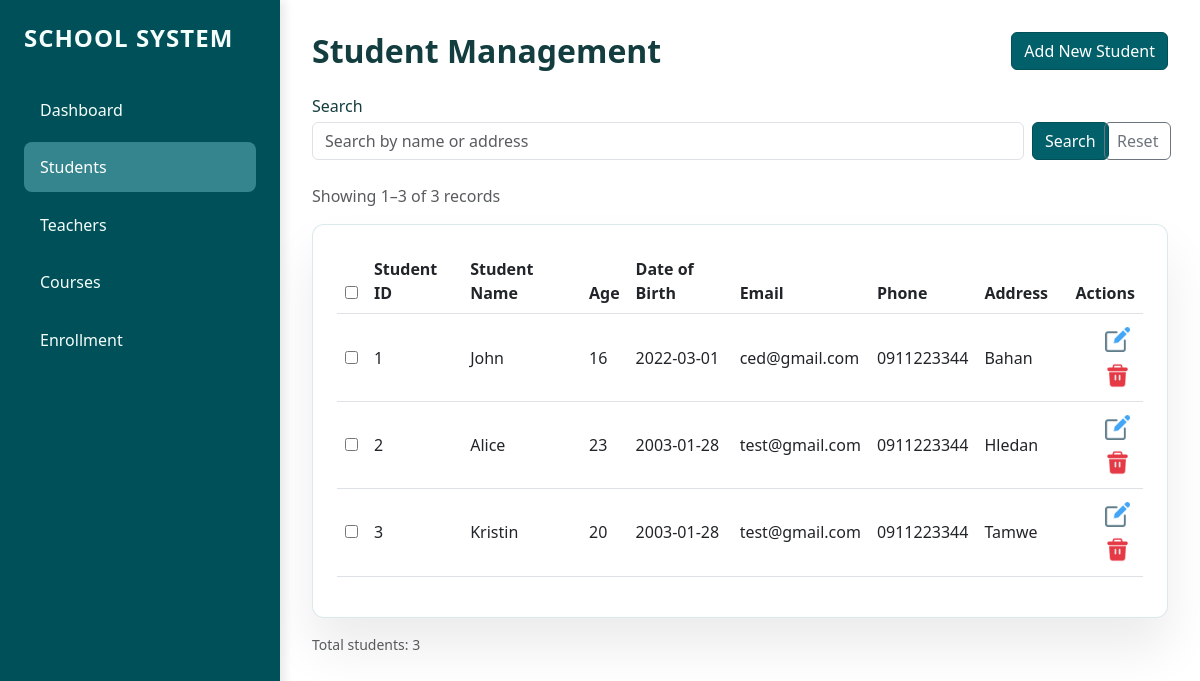
The app's page /students, older data.
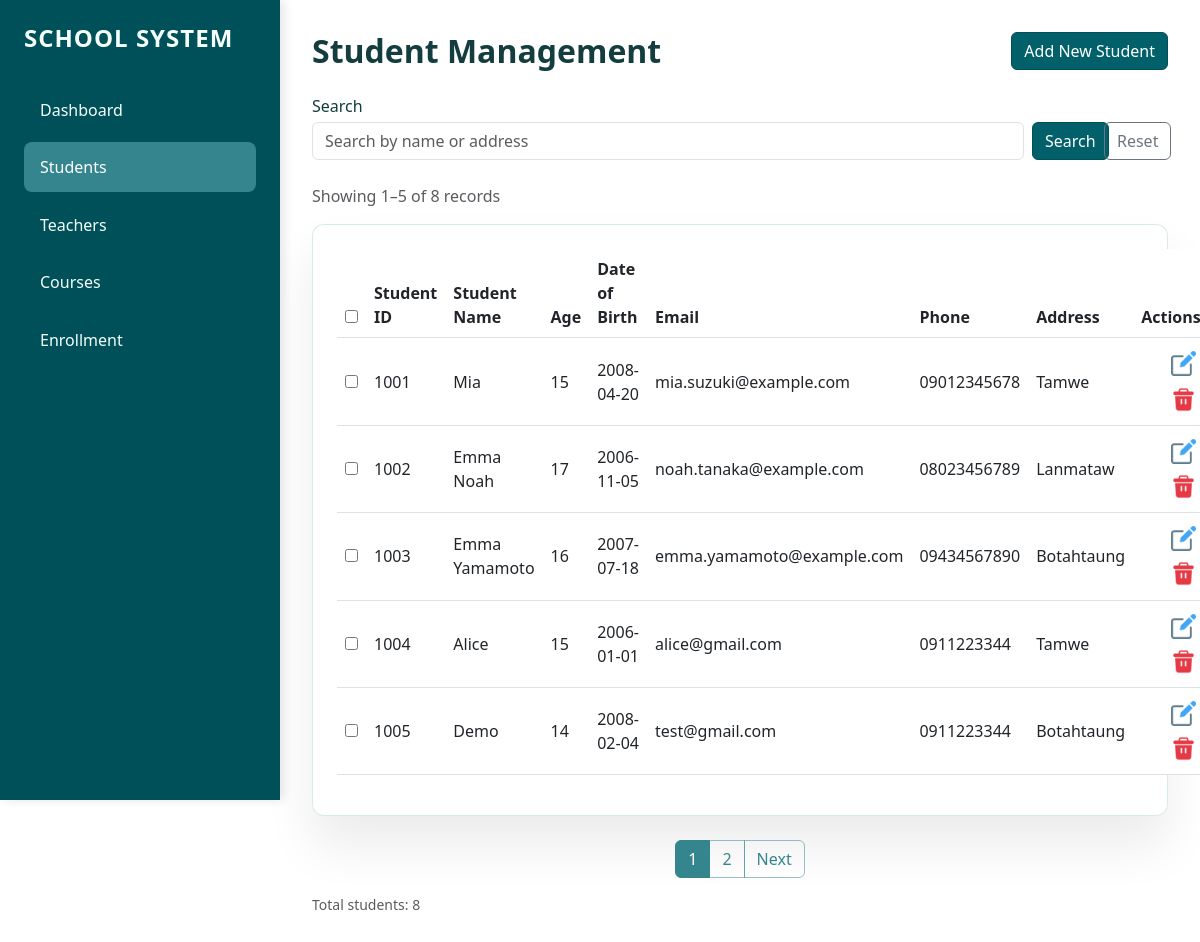
The same page, newer data.
### tables this page shows
CREATE TABLE students (
                student_id INTEGER PRIMARY KEY AUTOINCREMENT,
                name TEXT NOT NULL,
                age INTEGER,
                date_of_birth DATE,
                email TEXT,
                address TEXT,
                phone TEXT
            );

### app.py (the view, shortened to what this page needs)
@app.route("/students", methods=["GET", "POST"])
def students_page():
    search = request.args.get("search", "").strip()
    page = request.args.get("page", 1, type=int)
    per_page = 5
    students, total = database.get_students(
        search_text=search or None, page=page, per_page=per_page
    )
    total_pages = (total + per_page - 1) // per_page
    start = ((page or 1) - 1) * per_page + 1 if total > 0 else 0
    end = min((page or 1) * per_page, total)
    return render_template(
        "students.html",
        students=students,
        search=search,
        page=page,
        total_pages=total_pages,
        total=total,
        start=start,
        end=end,
    )

### database.py (called while the page is built)
def get_connection():
    conn = sqlite3.connect(DB_NAME, timeout=30)
    conn.execute('PRAGMA foreign_keys = ON')
    conn.row_factory = sqlite3.Row
    return conn

def get_students(search_text=None, page=None, per_page=5):
    with get_connection() as conn:
        query = 'SELECT * FROM students'
        count_query = 'SELECT COUNT(*) FROM students'
        filters = []
        params = []
        if search_text:
            filters.append('(name LIKE ? OR address LIKE ?)')
            params.extend([f'%{search_text}%', f'%{search_text}%'])
        if filters:
            where_clause = ' WHERE ' + ' AND '.join(filters)
            query += where_clause
            count_query += where_clause
        query += ' ORDER BY student_id ASC'
        if page and per_page:
            offset = (page - 1) * per_page
            query += f' LIMIT {per_page} OFFSET {offset}'
        results = conn.execute(query, params).fetchall()
        total = conn.execute(count_query, params).fetchone()[0]
        return results, total

### templates/students.html (shortened to what this page needs)
{% extends "base.html" %}
{% block content %}
<div class="d-flex justify-content-between align-items-center mb-4">
    <h2 class="mb-0 fw-bold fs-20">Student Management</h2>
    <button class="btn btn-primary" data-bs-toggle="modal" data-bs-target="#addModal">Add New Student</button>
</div>
<form method="GET" action="{{ url_for('students_page') }}" class="row g-2 align-items-end mb-4">
    <div class="col-md-10">
        <label for="search" class="form-label mb-1">Search</label>
        <input type="search" id="search" name="search" class="form-control" placeholder="Search by name or address"
            value="{{ search | default('') }}">
    </div>
    <div class="col-md-1 d-grid">
        <button type="submit" class="btn btn-outline-primary w-100">Search</button>
    </div>
    <div class="col-md-1 d-grid">
        <a href="{{ url_for('students_page') }}" class="btn btn-outline-secondary">Reset</a>
    </div>
</form>
<p class="text-muted">Showing {{ start }}–{{ end }} of {{ total }} records</p>
<div class="card-custom">
    <table class="table align-middle">
        <thead>
            <tr>
                <th><input type="checkbox" id="selectAll"></th>
                <th>Student ID</th>
                <th>Student Name</th>
                <th>Age</th>
                <th>Date of Birth</th>
                <th>Email</th>
                <th>Phone</th>
                <th>Address</th>
                <th class="text-end">Actions</th>
            </tr>
        </thead>
        <tbody>
            {% for s in students %}
            <tr>
                <td><input type="checkbox" class="rowCheckbox" value="{{ s['student_id'] }}"></td>
                <td>{{ s['student_id'] }}</td>
                <td>{{ s['name'] }}</td>
                <td>{{ s['age'] }}</td>
                <td>{{ s['date_of_birth'] }}</td>
                <td>{{ s['email'] }}</td>
                <td>{{ s['phone'] }}</td>
                <td>{{ s['address'] }}</td>
                <td class="text-end">
                    <button class="btn btn-sm btn-outline-secondary" data-bs-toggle="modal"
                        data-bs-target="#edit{{ s['student_id'] }}"><img
                            src="{{ url_for('static', filename='image/edit.png') }}" alt="Edit"
                            style="width: 1rem; height: 1rem;"></button>
                    <form action="/students/{{ s['student_id'] }}/delete" method="POST" class="d-inline row-delete-form" data-item-name="student {{ s['name'] }}">
                        <button type="submit" class="btn btn-sm delete-row-delete-btn"><img
                                src="{{ url_for('static', filename='image/delete.png') }}" alt="Delete"
                                style="width: 1rem; height: 1rem;"></button>
                    </form>
                </td>
            </tr>
            {% endfor %}
        </tbody>
    </table>
</div>
{% if total_pages > 1 %}
<nav aria-label="Student pagination">
    <ul class="pagination justify-content-center">
        {% for p in range(1, total_pages + 1) %}
        <li class="page-item {% if p == page %}active{% endif %}">
            <a class="page-link" href="{{ url_for('students_page', search=search, page=p) }}">{{ p }}</a>
        </li>
        {% endfor %}
        {% if page < total_pages %} <li class="page-item">
            <a class="page-link" href="{{ url_for('students_page', search=search, page=page+1) }}">Next</a>
            </li>
            {% endif %}
    </ul>
</nav>
{% endif %}
<div class="d-flex justify-content-between align-items-center mt-3">
    <small class="text-muted">Total students: {{ total }}</small>
</div>
{% endblock %}

Row changes from the older to the newer data that the page shows:
removed students: student_id "1", name "John", age "16", date_of_birth "2022-03-01", email "ced@gmail.com", phone "0911223344", address "Bahan"
removed students: student_id "2", name "Alice", age "23", date_of_birth "2003-01-28", email "test@gmail.com", phone "0911223344", address "Hledan"
removed students: student_id "3", name "Kristin", age "20", date_of_birth "2003-01-28", email "test@gmail.com", phone "0911223344", address "Tamwe"
added students: student_id "1001", name "Mia", age "15", date_of_birth "2008-04-20", email "mia.suzuki@example.com", phone "09012345678", address "Tamwe"
added students: student_id "1002", name "Emma Noah", age "17", date_of_birth "2006-11-05", email "noah.tanaka@example.com", phone "08023456789", address "Lanmataw"
added students: student_id "1003", name "Emma Yamamoto", age "16", date_of_birth "2007-07-18", email "emma.yamamoto@example.com", phone "09434567890", address "Botahtaung"
added students: student_id "1004", name "Alice", age "15", date_of_birth "2006-01-01", email "alice@gmail.com", phone "0911223344", address "Tamwe"
added students: student_id "1005", name "Demo", age "14", date_of_birth "2008-02-04", email "test@gmail.com", phone "0911223344", address "Botahtaung"
Text that changed along with them:
{{ end }}: "3" → "5"
{{ total }}: "3" → "8"
new list line: "1"
new list line: "2"
text now shown: "Next"
